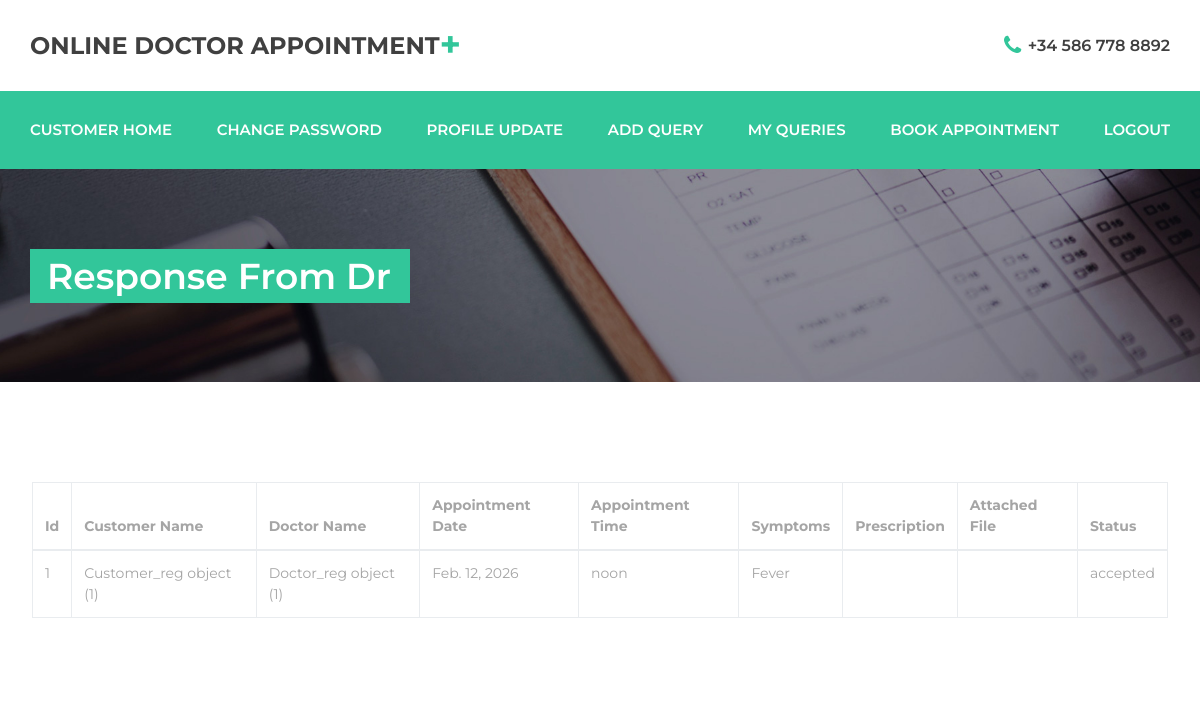
Page /response_from_my_dr (signed in) on the committed database.
### customerapp/models.py (models this page shows)
class Book_appointment(models.Model):
    customer_name = models.ForeignKey(Customer_reg, on_delete=models.CASCADE)
    doctor_name = models.ForeignKey(Doctor_reg, on_delete=models.CASCADE)
    appointment_date = models.DateField()
    appointment_time = models.TimeField()
    reason_for_appointment = models.TextField(max_length=200)
    prescription = models.TextField(max_length=200)
    file = models.FileField(upload_to='files/')
    status=models.CharField(max_length=50,default="waiting")

class Customer_reg(models.Model):
    email = models.EmailField(max_length=254)
    password = models.CharField(max_length=50)
    fullname = models.CharField(max_length=50)
    mobile = models.BigIntegerField()
    city = models.CharField(max_length=50)

### doctorapp/models.py (models this page shows)
class Doctor_reg(models.Model):
    fullname = models.CharField(max_length=50)
    email = models.EmailField(max_length=254)
    password = models.CharField(max_length=50)
    mobile = models.BigIntegerField()
    qualification = models.CharField(max_length=50)
    specialization = models.CharField(max_length=50)
    appointment_fee = models.IntegerField()
    experience = models.CharField(max_length=50)
    about_me = models.TextField()
    city = models.CharField(max_length=50)

### customerapp/views.py (the view)
# urls.py: path('response_from_my_dr', customer_views.response_from_my_dr, name="response_from_my_dr"),
def response_from_my_dr(request):
    email = request.session['email']
    customer_details = Customer_reg.objects.get(email=email)
    if Book_appointment.objects.filter(customer_name_id=customer_details.id).exists():
        booking_details = Book_appointment.objects.filter(customer_name_id=customer_details.id)
        return render(request, "response_from_my_dr.html", {"booking_details": booking_details})
    else:
        msg = "You doesn't booked any appointment,to meet a Doctor."
        return render(request, "response_from_my_dr.html", {"message": msg})

### customerapp/templates/response_from_my_dr.html (shortened to what this page needs)
<!DOCTYPE html>
{% load static %}
<html lang="en">
<head>
<link rel="stylesheet" type="text/css" href="{% static 'styles/bootstrap4/bootstrap.min.css' %}">
<link href="{% static 'plugins/font-awesome-4.7.0/css/font-awesome.min.css' %}" rel="stylesheet" type="text/css">
<link rel="stylesheet" type="text/css" href="{% static 'styles/contact.css' %}">
<link rel="stylesheet" type="text/css" href="{% static 'styles/contact_responsive.css' %}">
</head>
<body>
<div class="super_container">
	<div class="home">
		<div class="parallax_background parallax-window" data-parallax="scroll" data-image-src="{% static 'images/contact.jpg' %}" data-speed="0.8"></div>
		<header class="header" id="header">
			<div>
				<div class="header_top">
					<div class="container">
						<div class="row">
							<div class="col">
								<div class="header_top_content d-flex flex-row align-items-center justify-content-start">
									<div class="logo">
										<a href="#">Online Doctor Appointment<span>+</span></a>
									</div>
									<div class="header_top_extra d-flex flex-row align-items-center justify-content-start ml-auto">
										<div class="header_top_phone">
											<i class="fa fa-phone" aria-hidden="true"></i>
											<span>+34 586 778 8892</span>
										</div>
									</div>
								</div>
							</div>
						</div>
					</div>
				</div>
				<div class="header_nav" id="header_nav_pin">
					<div class="header_nav_inner">
						<div class="header_nav_container">
							<div class="container">
								<div class="row">
									<div class="col">
										<div class="header_nav_content d-flex flex-row align-items-center justify-content-start">
											<nav class="main_nav">
												<ul class="d-flex flex-row align-items-center justify-content-start">
													<li><a href="{% url 'customer_home' %}">Customer Home</a></li>
													<li><a href="{% url 'customer_change_pwd' %}">Change password</a></li>
													<li><a href="{% url 'customer_edit' %}">Profile update</a></li>
													<li><a href="{% url 'customer_query' %}">Add Query</a></li>
													<li><a href="{% url 'customer_all_queries' %}">My Queries</a></li>
													<li><a href="{% url 'customer_book_appointment' %}">Book Appointment</a></li>
													<li><a href="{% url 'customer_logout' %}">Logout</a></li>
												</ul>
											</nav>
										</div>
									</div>
								</div>
							</div>
						</div>
					</div>
				</div>
			</div>
		</header>
		<div class="home_container">
			<div class="container">
				<div class="row">
					<div class="col">
						<div class="home_content">
							<div class="home_title">Response From Dr</div>
						</div>
					</div>
				</div>
			</div>
		</div>
	</div>
	<div class="contact">
		<table class="table table-bordered">
	  		<thead>
				<tr>
					<th scope="col">Id</th>
					<th scope="col">Customer Name</th>
					<th scope="col">Doctor Name</th>
					<th scope="col">Appointment Date</th>
					<th scope="col">Appointment Time</th>
					<th scope="col">Symptoms</th>
					<th scope="col">Prescription</th>
					<th scope="col">Attached File</th>
					<th scope="col">Status</th>
				</tr>
	  		</thead>
	  		<tbody>
			   {% for booking in booking_details %}
				<tr>
					<td>{{booking.id}}</td>
					<td>{{booking.customer_name}}</td>
					<td>{{booking.doctor_name}}</td>
					<td>{{booking.appointment_date}}</td>
					<td>{{booking.appointment_time}}</td>
					<td>{{booking.reason_for_appointment}}</td>
					<td>{{booking.prescription}}</td>
					<td>{{booking.file}}</td>
					<td>{{booking.status}}</td>
				</tr>
			    {% endfor %}
	  		</tbody>
		</table>
</body>
</html>

### customerapp/static/styles/contact.css (style rules this page uses)
* { margin: 0; padding: 0; -webkit-font-smoothing: antialiased; -webkit-text-shadow: rgba(0,0,0,.01) 0 0 1px; text-shadow: rgba(0,0,0,.01) 0 0 1px; }
body { font-family: 'Montserrat', sans-serif; font-size: 14px; font-weight: 400; background: #FFFFFF; color: #a5a5a5; }
div { display: block; position: relative; -webkit-box-sizing: border-box; -moz-box-sizing: border-box; box-sizing: border-box; }
ul { list-style: none; margin-bottom: 0px; }
a, a:hover, a:visited, a:active, a:link { text-decoration: none; -webkit-font-smoothing: antialiased; -webkit-text-shadow: rgba(0,0,0,.01) 0 0 1px; text-shadow: rgba(0,0,0,.01) 0 0 1px; }
.super_container { width: 100%; overflow: hidden; }
.parallax-window { min-height: 400px; background: transparent; }
.parallax_background { position: absolute; top: 0; left: 0; width: 100%; height: 100%; }
.header { position: absolute; top: 0; left: 0; width: 100%; background: #FFFFFF; z-index: 100; }
.header_top { width: 100%; z-index: 2; }
.header_top_content { height: 91px; -webkit-transition: all 200ms ease; -moz-transition: all 200ms ease; -ms-transition: all 200ms ease; -o-transition: all 200ms ease; transition: all 200ms ease; }
.logo a { line-height: 0.75; color: #404040; font-size: 24px; font-weight: 700; text-transform: uppercase; }
.logo a span { position: relative; font-size: 36px; color: #32c69a; line-height: 0.75; vertical-align: text-top; }
.header_top_phone { margin-left: 44px; }
.header_top_phone i { font-size: 22px; color: #32c69a; vertical-align: middle; transform: translateY(-1px); }
.header_top_phone span { font-size: 16px; font-weight: 600; color: #404040; margin-left: 3px; vertical-align: middle; }
.header_nav { z-index: 2; }
.header_nav_inner { width: 100%; }
.header_nav_container { z-index: 1; background: #32c69a; }
.header_nav_content { height: 78px; }
.main_nav { height: 100%; }
.main_nav ul { height: 100%; }
.main_nav ul li { position: relative; }
.main_nav ul li:not(:last-child) { margin-right: 70px; }
.main_nav ul li a { display: block; position: relative; height: 100%; font-size: 13px; font-weight: 600; color: #FFFFFF; z-index: 1; text-transform: uppercase; -webkit-transition: all 200ms ease; -moz-transition: all 200ms ease; -ms-transition: all 200ms ease; -o-transition: all 200ms ease; transition: all 200ms ease; }
@media (min-width: 991px) { .main_nav { width: 100%; } }
@media (min-width: 991px) { .main_nav ul { height: 100%; gap: 30px; justify-content: space-between !important; width: 100%; } }
@media (min-width: 991px) { .main_nav ul li:not(:last-child) { margin-right: 0; } }
@media (min-width: 991px) { .main_nav ul li a { font-size: 15px; } }
.home { width: 100%; height: 382px; }
.home_container { position: absolute; bottom: 79px; left: 0; width: 100%; }
.home_title { display: inline-block; height: 54px; font-size: 36px; font-weight: 600; line-height: 54px; text-align: center; color: #FFFFFF; background: #32c69a; padding-left: 17px; padding-right: 19px; }
.contact { width: 100%; background: #FFFFFF; padding-top: 100px; padding-bottom: 42px; z-index: 2; padding-left: 32px; padding-right: 32px; }

### rows in the picture
Book_appointment: id "1", customer_name "Customer_reg object (1)", doctor_name "Doctor_reg object (1)", appointment_date "Feb. 12, 2026", appointment_time "noon", reason_for_appointment "Fever", status "accepted"
